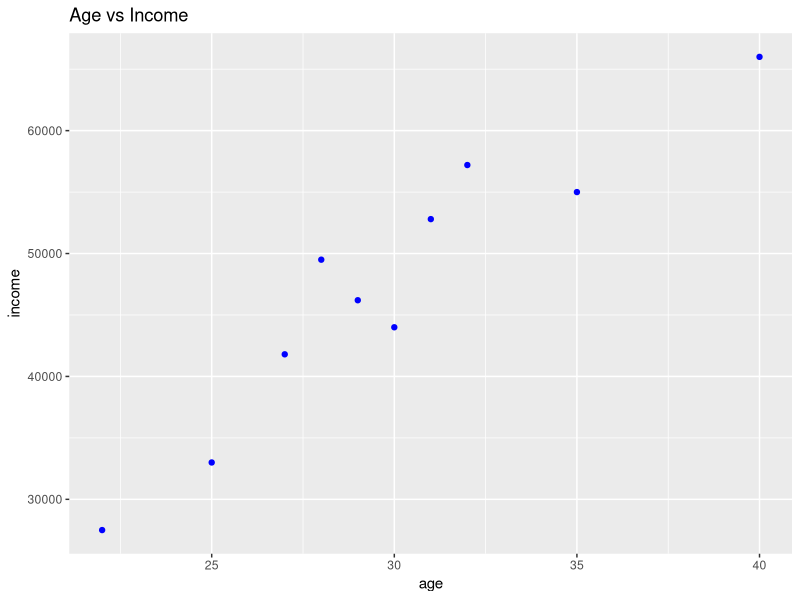

Reproduce this figure in R.
# Install packages (run once)
install.packages("tidyverse")
install.packages("data.table")
install.packages("caret")

# Load libraries
library(tidyverse)    # includes dplyr, ggplot2, tidyr, readr
library(data.table)
library(caret)

# -------------------------------
# 1. Load Dataset
# -------------------------------
data <- read.csv("data.csv")

# -------------------------------
# 2. Data Cleaning (dplyr, tidyr)
# -------------------------------
clean_data <- data %>%
  filter(!is.na(age)) %>%             # remove NA values
  mutate(income = income * 1.1) %>%   # modify column
  select(age, income, gender)         # select columns

# -------------------------------
# 3. Data Summary
# -------------------------------
summary(clean_data)

# -------------------------------
# 4. Visualization (ggplot2)
# -------------------------------
ggplot(clean_data, aes(x = age, y = income)) +
  geom_point(color = "blue") +
  ggtitle("Age vs Income")

# -------------------------------
# 5. Using data.table (fast ops)
# -------------------------------
dt <- as.data.table(clean_data)

# Calculate average income by gender
dt[, .(avg_income = mean(income)), by = gender]

# -------------------------------
# 6. Machine Learning (caret)
# -------------------------------
# Split data into training and testing
set.seed(123)
trainIndex <- createDataPartition(clean_data$income, p = 0.8, list = FALSE)

trainData <- clean_data[trainIndex, ]
testData  <- clean_data[-trainIndex, ]

# Train a linear regression model
model <- train(income ~ age + gender, data = trainData, method = "lm")

# Predictions
predictions <- predict(model, newdata = testData)

# Model performance
postResample(predictions, testData$income)
